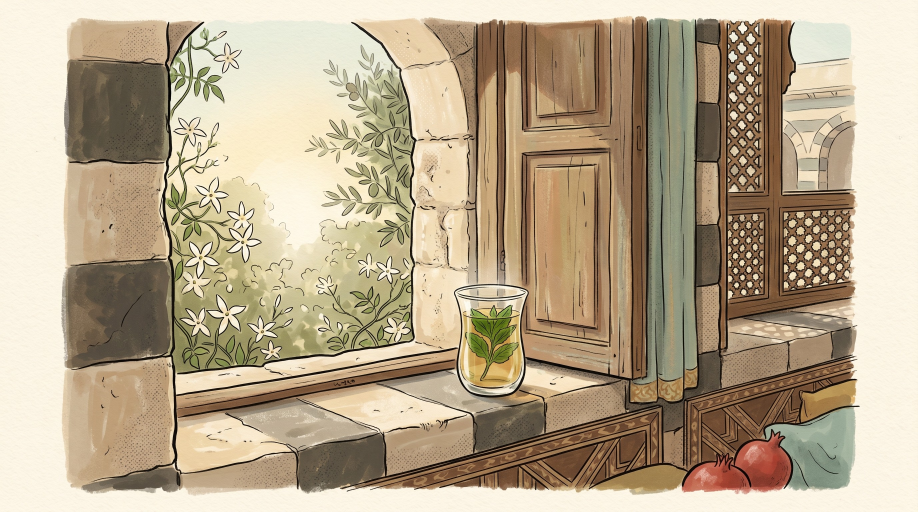
#> input picture examples/base_levantine_minttea.jpg, 2752 x 1536 px (shown at 1/3 size)
$ python -i cutout.py   (imports and definitions only)
#> lines starting #> are read from the running program, lines starting #| are printed output that depends on the picture; after the words box and inside, x2 and y2 are one past the last pixel; in counts of white or black regions, pixels touching at a corner belong together
#> further down, picture is the input picture: PIL image 2752x1536 RGB; mean R, G, B 183.9, 167.7, 141.4
#!/usr/bin/env python3
"""
Turn a mnemonic illustration (figure on a flat background, optionally inside a
coloured border like the teal Word-Breeze ring) into a clean transparent cutout
of just the figure — so it can be composited onto a template's cream window with
no illustration "block" or border showing.

Two steps:
  1. trim a uniform coloured border ring (e.g. the teal frame) if present
  2. flood-fill the flat background from the edges to transparent — edge-connected
     only, so light areas INSIDE the figure (e.g. the white of a keffiyeh) survive

Pure pillow + numpy (no heavy deps). Used by `word` mode before compositing.
"""
from __future__ import annotations
import numpy as np
from PIL import Image, ImageDraw, ImageFilter


def trim_border(img: Image.Image) -> Image.Image:
    """Crop a saturated teal/cyan border ring (the Word-Breeze frame) if present."""
    a = np.asarray(img.convert("RGB")).astype(int)
    h, w = a.shape[:2]
#> h = 1536; w = 2752
    R, G, B = a[:, :, 0], a[:, :, 1], a[:, :, 2]
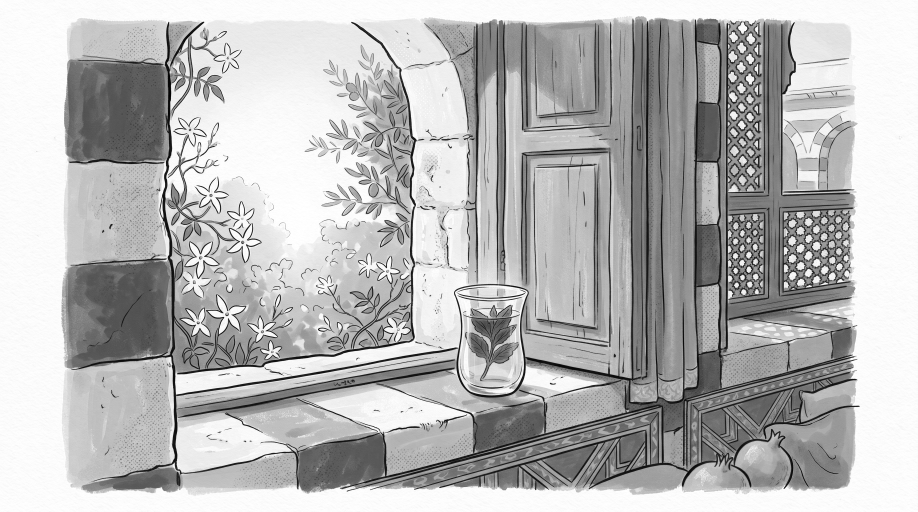
#> R: shape (1536, 2752) int64 (shown at 1/3 size); min 0, max 255, mean 183.9
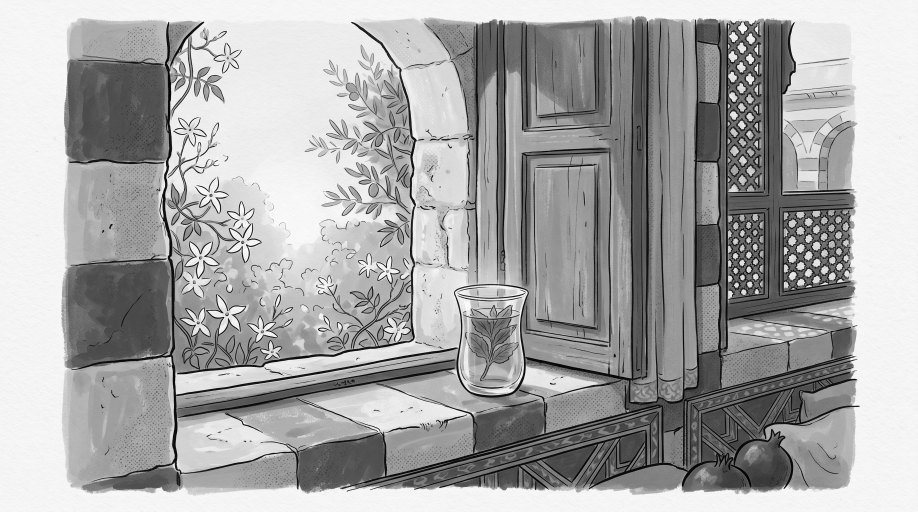
#> G: shape (1536, 2752) int64 (shown at 1/3 size); min 0, max 255, mean 167.7
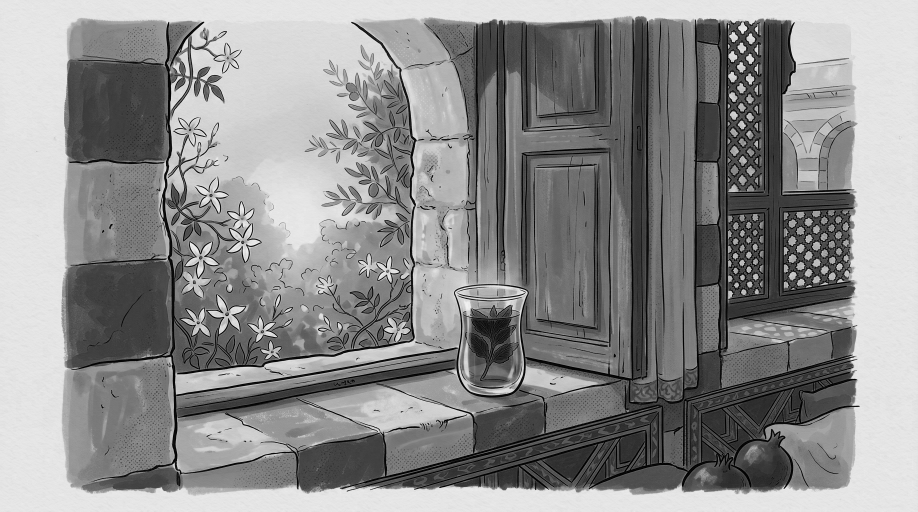
#> B: shape (1536, 2752) int64 (shown at 1/3 size); min 0, max 250, mean 141.4
    teal = (B > R + 18) & (G > R + 12) & (R < 150)
#> teal: shape (1536, 2752) bool; every value is 0
    def first_clear(is_border, n):
#> called with n = 550
        for i in range(n):
            if not is_border(i):
                return i
        return 0
    cl = first_clear(lambda i: teal[:, i].mean() > 0.25, w // 5)
#> cl = 0
    cr = first_clear(lambda i: teal[:, w - 1 - i].mean() > 0.25, w // 5)
#> cr = 0
    ct = first_clear(lambda i: teal[i, :].mean() > 0.25, h // 5)
#> ct = 0
    cb = first_clear(lambda i: teal[h - 1 - i, :].mean() > 0.25, h // 5)
#> cb = 0
    if max(cl, cr, ct, cb) == 0:
        return img
    pad = 6
    return img.crop((cl + pad, ct + pad, w - cr - pad, h - cb - pad))


def cutout_figure(img: Image.Image, thresh: int = 60, feather: float = 1.4) -> Image.Image:
    """Flood-fill the flat background (connected to the edges) to transparent and
    crop to the figure. Returns an RGBA image."""
#> called with thresh = 60, feather = 1.4
    img = img.convert("RGB")
    W, H = img.size
#> W = 2752; H = 1536
    work = img.copy()
    SENT = (255, 0, 255)
    seeds = [(0, 0), (W - 1, 0), (0, H - 1), (W - 1, H - 1),
             (W // 2, 0), (W // 2, H - 1), (0, H // 2), (W - 1, H // 2)]
    for s in seeds:
        try:
            ImageDraw.floodfill(work, s, SENT, thresh=thresh)
        except Exception:
            pass
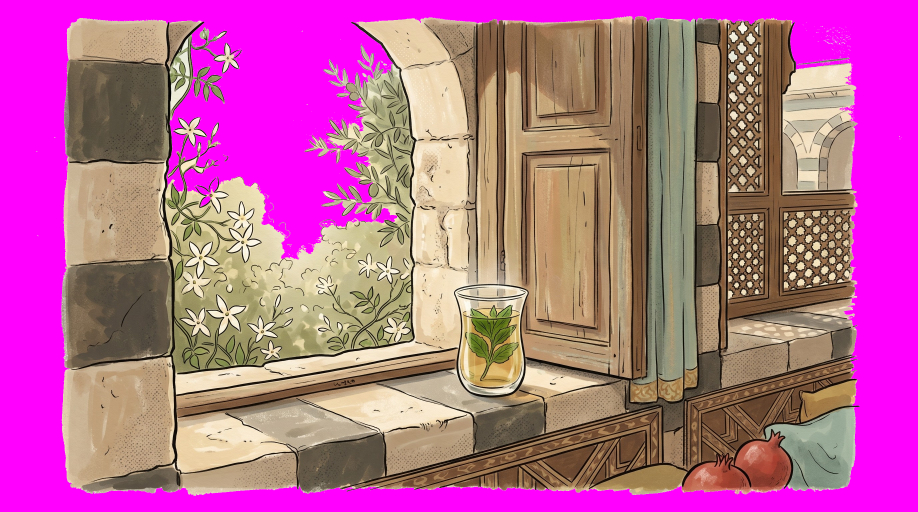
#> work: PIL image 2752x1536 RGB (shown at 1/3 size); mean R, G, B 185.3, 99, 149.9
    arr = np.asarray(work)
    bg = (arr[:, :, 0] == 255) & (arr[:, :, 1] == 0) & (arr[:, :, 2] == 255)
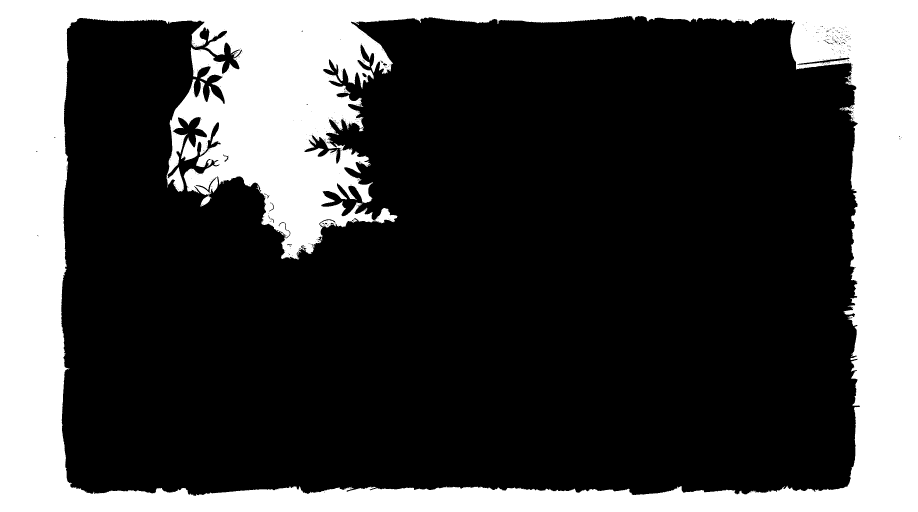
#> bg: shape (1536, 2752) bool (shown at 1/3 size); 28.3% white; 1 white region, box (x1, y1, x2, y2) and area: (0, 0, 2752, 1536) 1194886
    # also key out ANY teal/cyan pixel (the Word-Breeze border) — the figure has none,
    # so this clears border remnants the flood-fill / rectangle trim leaves behind
    o = np.asarray(img).astype(int)
    R, G, B = o[:, :, 0], o[:, :, 1], o[:, :, 2]
    teal = (B > R + 18) & (G > R + 12) & (R < 150)
    alpha = np.where(bg | teal, 0, 255).astype("uint8")
    A = Image.fromarray(alpha).filter(ImageFilter.GaussianBlur(feather))
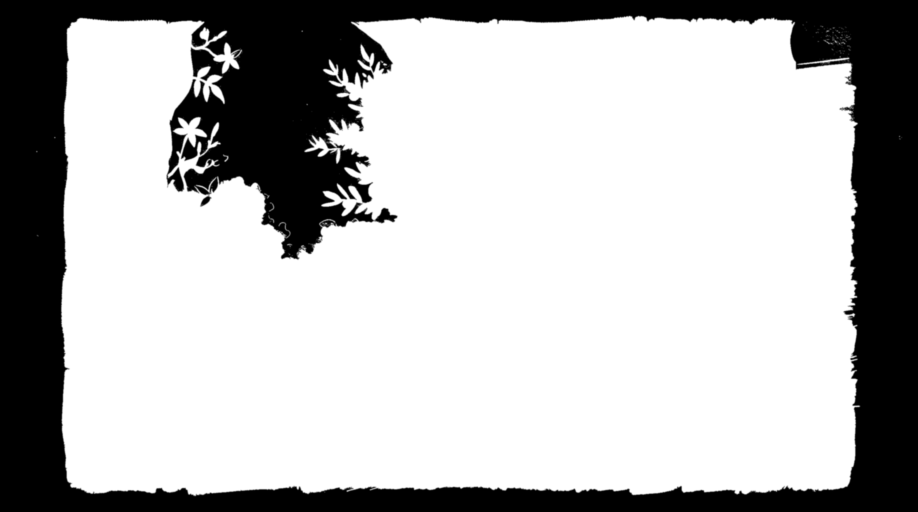
#> A: PIL image 2752x1536 L (shown at 1/3 size); min 0, max 255, mean 182.9
    out = img.convert("RGBA")
    out.putalpha(A)
    ys, xs = np.where(alpha > 10)
    if len(xs):
        out = out.crop((int(xs.min()), int(ys.min()), int(xs.max()) + 1, int(ys.max()) + 1))
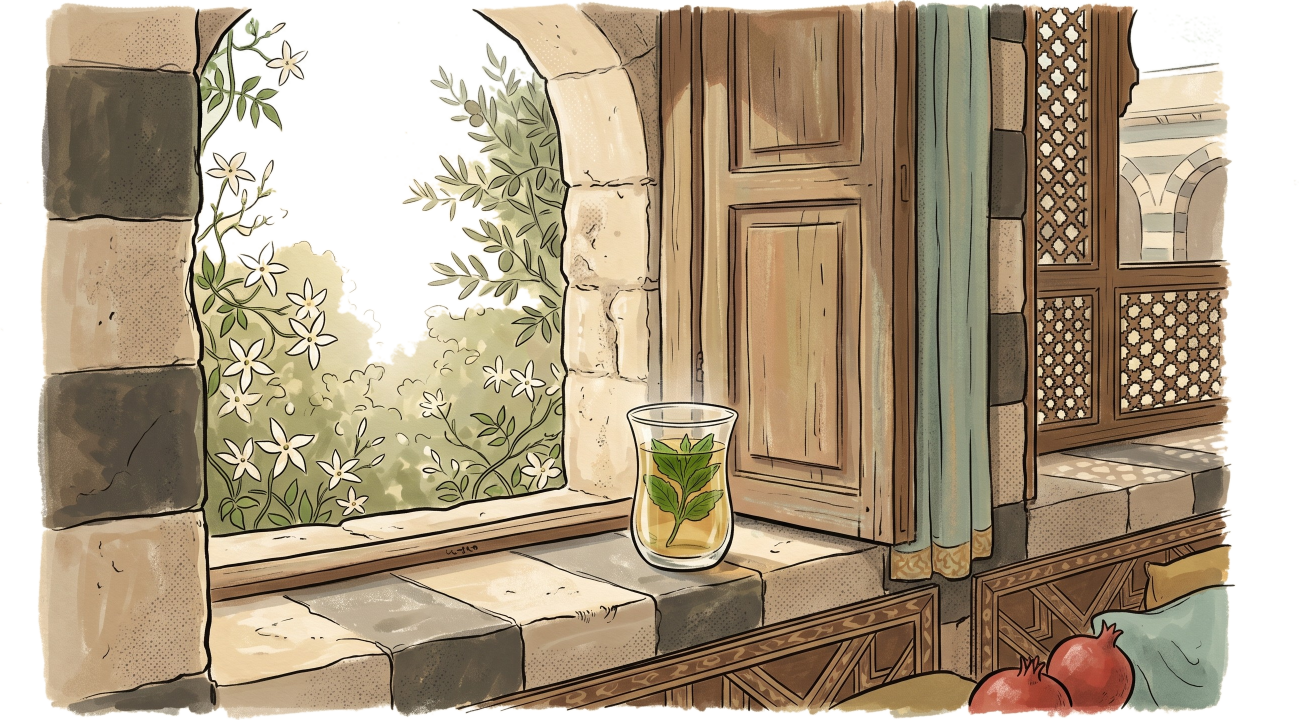
#> out: PIL image 2597x1440 RGBA (shown at 1/2 size); mean R, G, B, A 175.1, 157.7, 130, 206.8; transparent parts drawn white
    return out


def prepare_mnemonic(img: Image.Image) -> Image.Image:
    """Border-trim then background-cut a mnemonic illustration into a clean RGBA figure."""
    return cutout_figure(trim_border(img))

>>> from PIL import Image
>>> picture = Image.open('../examples/base_levantine_minttea.jpg')
>>> result = prepare_mnemonic(picture)

$ run again, on examples/base_maghrebi_suitcase.jpg
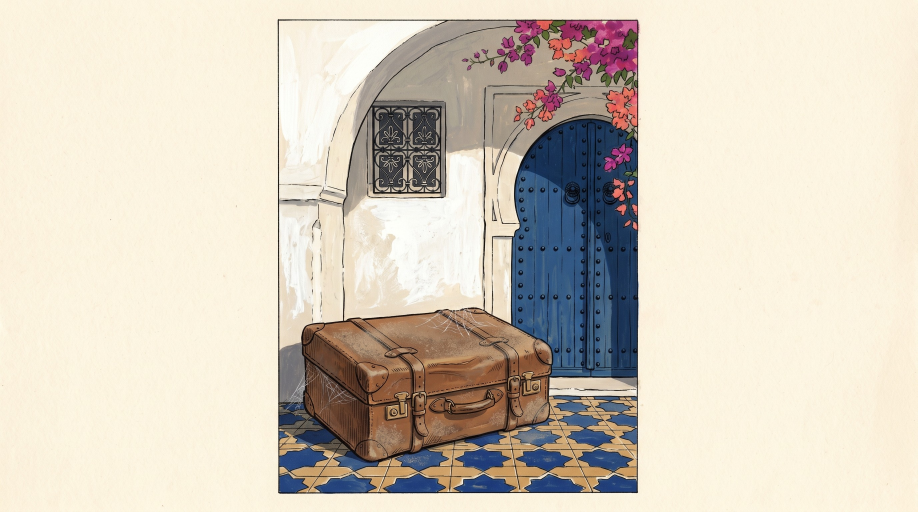
#> input picture examples/base_maghrebi_suitcase.jpg, 2752 x 1536 px (shown at 1/3 size)
#> picture is the input picture: PIL image 2752x1536 RGB; mean R, G, B 213.7, 204.9, 190.8
#> in trim_border, `teal = (B > R + 18) & (G > R + 12) & (R < 150)`:
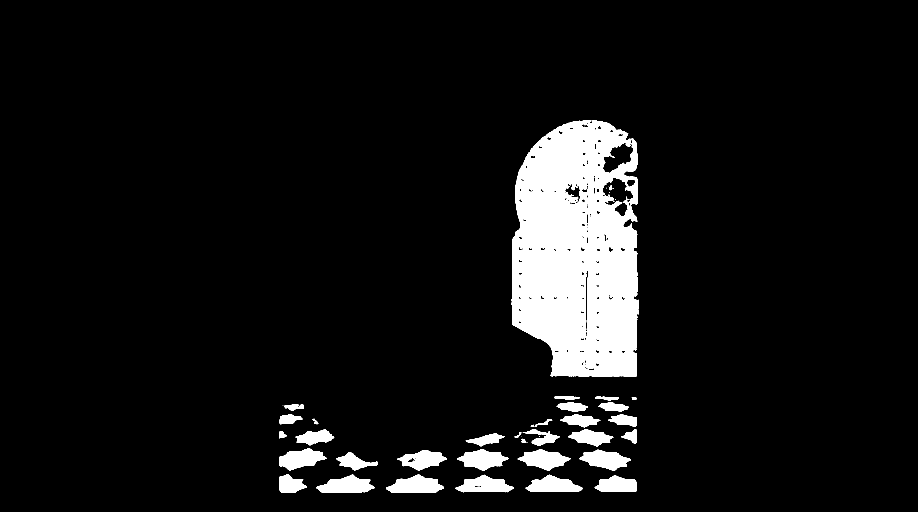
#> teal: shape (1536, 2752) bool (shown at 1/3 size); 7.5% white; 54 white regions (18 under 20 px), largest, box (x1, y1, x2, y2) and area: (1535, 360, 1916, 1130) 230595, (1158, 1423, 1332, 1478) 6136, (948, 1424, 1125, 1479) 6098
#> cl = 0
#> bg: shape (1536, 2752) bool; 63.6% white; 81 black regions (80 under 20 px), largest, box (x1, y1, x2, y2) and area: (832, 56, 1923, 1482) 1537038
#> alpha: shape (1536, 2752); 28.9% white; 551 white regions (451 under 20 px), largest, box (x1, y1, x2, y2) and area: (832, 56, 1923, 1482) 1202301, (1808, 533, 1900, 649) 5566, (1746, 502, 1783, 1112) 2347
#> in cutout_figure, `out = out.crop((int(xs.min()), int(ys.min()), int(xs.max()) + 1, int(y..`:
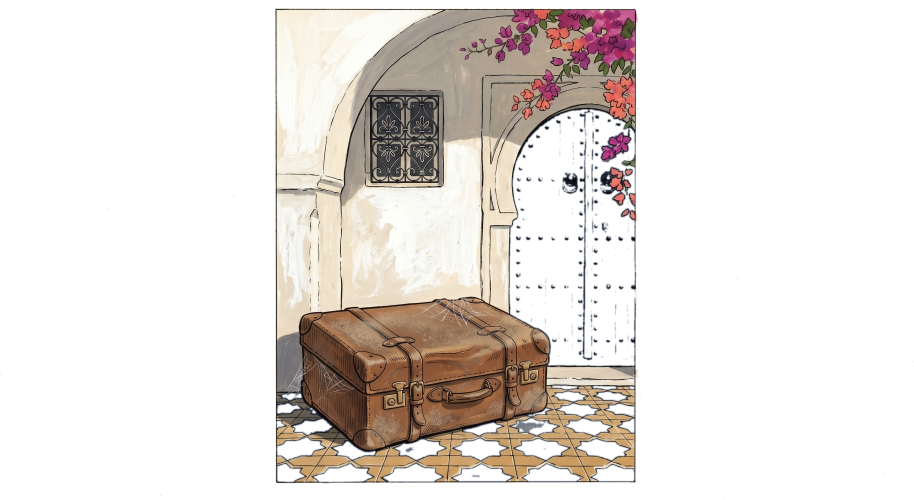
#> out: PIL image 2741x1498 RGBA (shown at 1/3 size); mean R, G, B, A 212.5, 203.7, 189.9, 75.7; transparent parts drawn white
